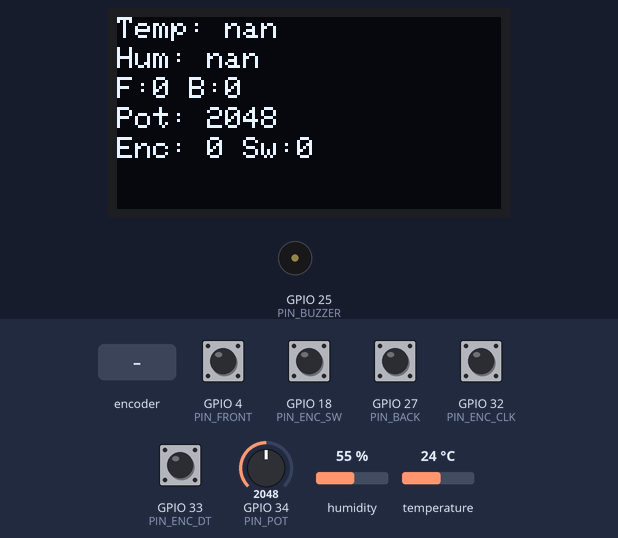
This program was run on a simulated ESP32. Parts: 128×64 one-colour display, buzzer (waves = sounding). The test bench sets the inputs (shaded band); at power-on: GPIO 4 (PIN_FRONT), GPIO 18 (PIN_ENC_SW), GPIO 27 (PIN_BACK), GPIO 32 (PIN_ENC_CLK), GPIO 33 (PIN_ENC_DT) HIGH, humidity 55 %, GPIO 34 (PIN_POT) = 2048, temperature 24 °C. What the program prints to the serial monitor is not drawn.

Above: at 1.2 s.
1.3 s: rotary encoder on GPIO 32 (PIN_ENC_CLK) / GPIO 33 (PIN_ENC_DT) turned 3 steps (first pin leading)
At 3.1 s:
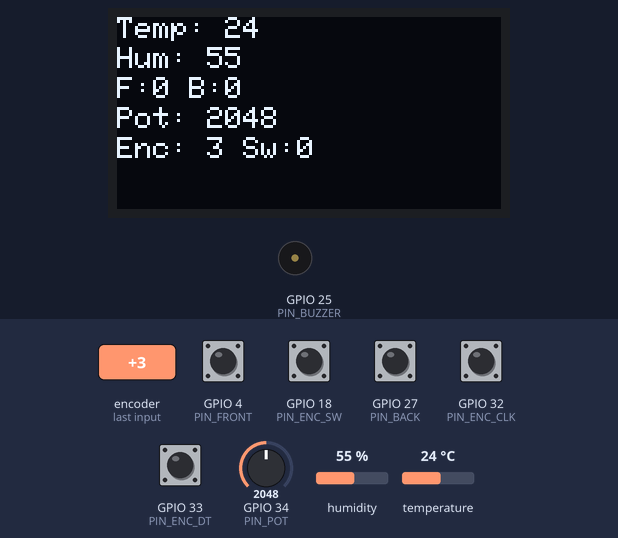
3.5 s: GPIO 18 (PIN_ENC_SW) pulled LOW for 0.15 s
At 3.7 s:
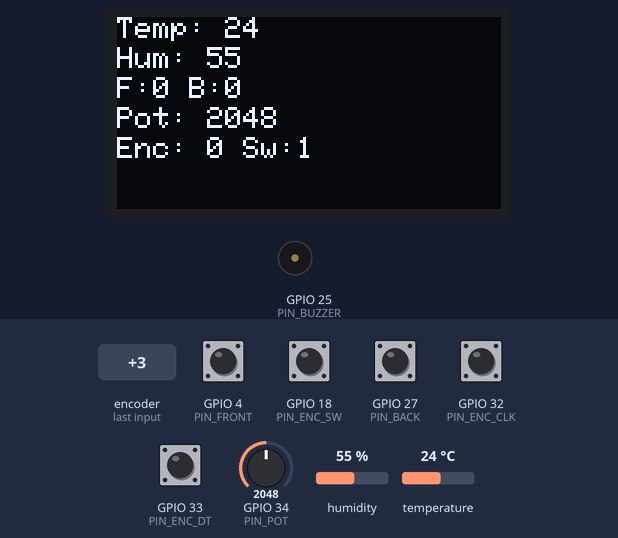
5.1 s: humidity set to 22 %
At 6.6 s:
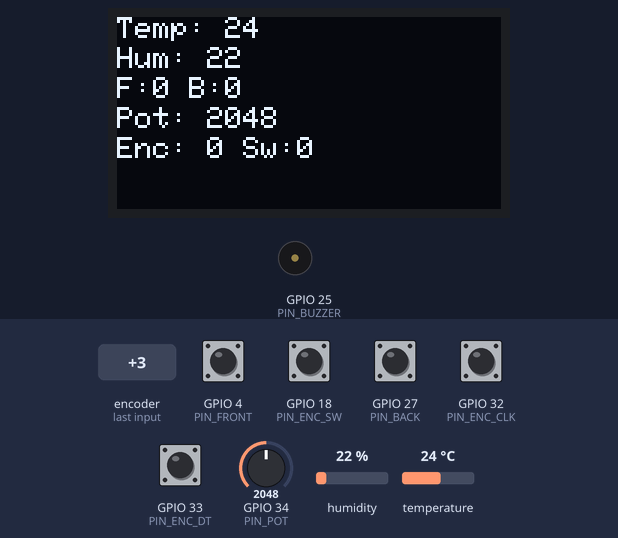
7.5 s: GPIO 34 (PIN_POT) set to 1960
At 7.9 s:
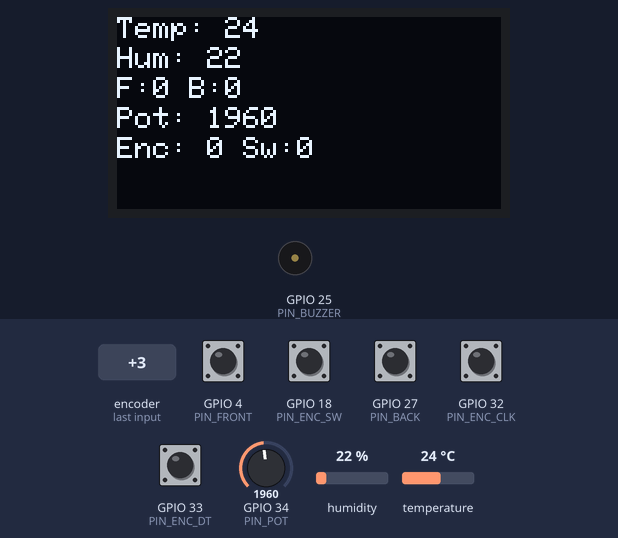
9.0 s: GPIO 4 (PIN_FRONT) pulled LOW for 0.15 s
At 9.22 s:
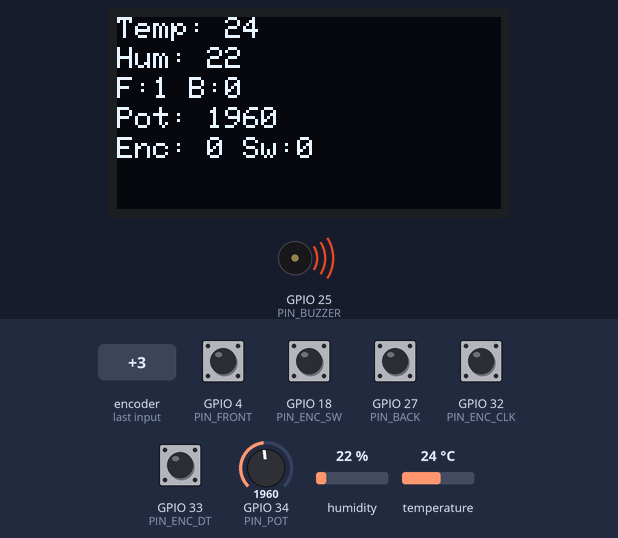
10.6 s: GPIO 27 (PIN_BACK) pulled LOW for 0.15 s
At 11.9 s:
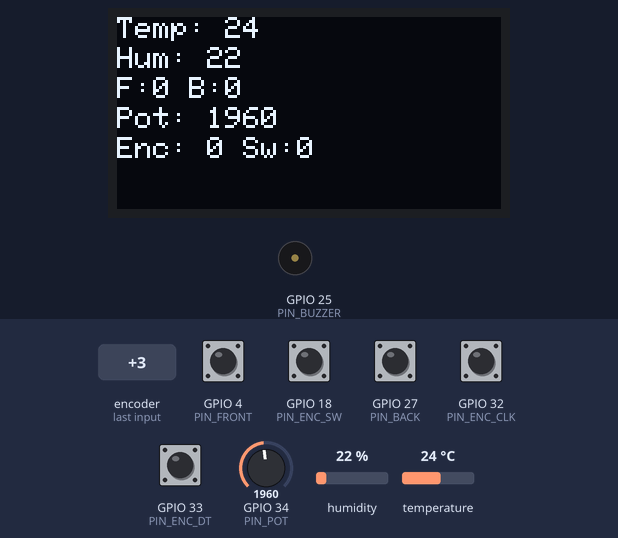
Timing chart, 0 to 13.3 s (numbered marks = the images above; inputs shaded):
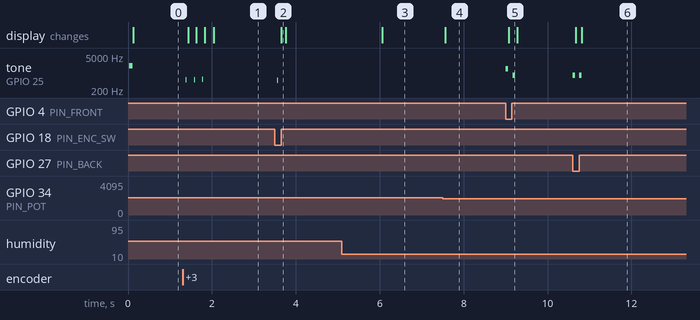

Measured:
- after the input at 1.3 s, tone on GPIO 25 (PIN_BUZZER): plays 520 Hz for 0.01 s, 540 Hz for 0.01 s, 560 Hz for 0.01 s, starting after 0.08 s; the display: first changes after 0.13 s (image 1 shows a later state)
- after the input at 3.5 s, tone on GPIO 25 (PIN_BUZZER): silent → 500 Hz after 0.06 s, → silent 0.01 s later; the display: changes after 0.15 s (image 2)
- after the input at 5.1 s, the display: changes after 0.96 s (image 3)
- after the input at 7.5 s, the display: changes after 0.07 s (image 4)
- after the input at 9.0 s, tone on GPIO 25 (PIN_BUZZER): silent → 1500 Hz at once, → silent 0.06 s later, → 800 Hz 0.11 s later, → silent 0.06 s later; the display: changes after 0.07 s (image 5)
- after the input at 10.6 s, tone on GPIO 25 (PIN_BUZZER): alternates 800 Hz for 0.06 s and silent for 0.09 s, 4 changes in all, then stays silent, starting at once; the display: first changes after 0.08 s (image 6 shows a later state)

The program:

main.cpp
```cpp
#include <Arduino.h>
#include <Wire.h>
#include <Adafruit_GFX.h>
#include <Adafruit_SSD1306.h>
#include <DHT.h>

// ---------- Pins ----------
#define PIN_SDA     21
#define PIN_SCL     22
#define PIN_FRONT   4
#define PIN_BACK    27
#define PIN_DHT     19
#define PIN_POT     34   // ADC1, analog only
#define PIN_ENC_CLK 32   // encoder A
#define PIN_ENC_DT  33   // encoder B
#define PIN_ENC_SW  18   // encoder push button
#define PIN_BUZZER  25

// ---------- Buzzer ----------
// 1 = passive buzzer (we generate the tone, pitch can change)
// 0 = active buzzer (fixed built-in tone, on/off only)
#define BUZZER_PASSIVE 1

unsigned long buzzerOffAt = 0;

void beep(unsigned int freq, unsigned int ms) {
#if BUZZER_PASSIVE
  tone(PIN_BUZZER, freq, ms);
#else
  digitalWrite(PIN_BUZZER, HIGH);
  buzzerOffAt = millis() + ms;
#endif
}

// ---------- Encoder behaviour ----------
#define ENC_STEPS_PER_DETENT 4   // 4 for most encoders (KY-040); use 2 or 1 if it skips
#define ENC_DIR              1   // set to -1 to reverse direction
#define ENC_MIN              0   // lowest value (clamped)
#define ENC_MAX              100 // highest value (clamped)
#define ENC_RESET_VALUE      0   // value set when the knob is pressed

volatile int32_t encRaw = 0;
volatile uint8_t encState = 0;

// Quadrature state table: index = (previous AB << 2) | current AB
static const int8_t ENC_TABLE[16] = {
   0, -1,  1,  0,
   1,  0,  0, -1,
  -1,  0,  0,  1,
   0,  1, -1,  0
};

void IRAM_ATTR encISR() {
  encState = ((encState << 2) |
              (digitalRead(PIN_ENC_CLK) << 1) |
               digitalRead(PIN_ENC_DT)) & 0x0F;
  encRaw += ENC_DIR * ENC_TABLE[encState];
}

// Encoder push button (debounced, active-low)
bool encBtnStable = false;
bool encBtnLast = false;
unsigned long encBtnChange = 0;

// ---------- Display ----------
Adafruit_SSD1306 display(128, 64, &Wire, -1);
bool oledOk = false;

// ---------- DHT11 ----------
DHT dht(PIN_DHT, DHT11);
float temperature = NAN;
float humidity = NAN;
unsigned long lastDhtRead = 0;

void setup() {
  Serial.begin(115200);

  pinMode(PIN_FRONT, INPUT_PULLUP);
  pinMode(PIN_BACK, INPUT_PULLUP);

  pinMode(PIN_ENC_CLK, INPUT_PULLUP);
  pinMode(PIN_ENC_DT, INPUT_PULLUP);
  pinMode(PIN_ENC_SW, INPUT_PULLUP);

  pinMode(PIN_BUZZER, OUTPUT);
  digitalWrite(PIN_BUZZER, LOW);

  // Seed the decoder with the current pin state, then listen for changes
  encState = (digitalRead(PIN_ENC_CLK) << 1) | digitalRead(PIN_ENC_DT);
  attachInterrupt(digitalPinToInterrupt(PIN_ENC_CLK), encISR, CHANGE);
  attachInterrupt(digitalPinToInterrupt(PIN_ENC_DT), encISR, CHANGE);

  Wire.begin(PIN_SDA, PIN_SCL);
  dht.begin();

  oledOk = display.begin(SSD1306_SWITCHCAPVCC, 0x3C);
  if (!oledOk) Serial.println("OLED not found at 0x3C");

  beep(2000, 80);  // startup chirp
}

void loop() {
  // Read DHT11 every 2 seconds, keep last good values
  if (millis() - lastDhtRead >= 2000) {
    lastDhtRead = millis();
    float t = dht.readTemperature();
    float h = dht.readHumidity();
    if (!isnan(t) && !isnan(h)) {
      temperature = t;
      humidity = h;
    }
  }

  // Switch (pressed/flipped = 1)
  int front = digitalRead(PIN_FRONT) == LOW;
  int back  = digitalRead(PIN_BACK) == LOW;

  int pot = analogRead(PIN_POT);

  // Encoder push button: debounce, press resets the value
  bool r = (digitalRead(PIN_ENC_SW) == LOW);
  if (r != encBtnLast) {
    encBtnLast = r;
    encBtnChange = millis();
  }
  if (millis() - encBtnChange >= 30 && r != encBtnStable) {
    encBtnStable = r;
    if (encBtnStable) {
      noInterrupts();
      encRaw = ENC_RESET_VALUE * ENC_STEPS_PER_DETENT;
      interrupts();
      beep(1000, 120);  // knob pressed
    }
  }

  // Encoder value: clamp, then convert steps to detents
  noInterrupts();
  if (encRaw > ENC_MAX * ENC_STEPS_PER_DETENT) encRaw = ENC_MAX * ENC_STEPS_PER_DETENT;
  if (encRaw < ENC_MIN * ENC_STEPS_PER_DETENT) encRaw = ENC_MIN * ENC_STEPS_PER_DETENT;
  int32_t raw = encRaw;
  interrupts();
  int enc = raw / ENC_STEPS_PER_DETENT;

  // Beeps on changes
  static int lastEnc = 0, lastFront = 0, lastBack = 0;
  if (enc != lastEnc) {
    lastEnc = enc;
    beep(map(enc, ENC_MIN, ENC_MAX, 500, 2500), 15);  // pitch follows the value
  }
  if (front != lastFront || back != lastBack) {
    lastFront = front;
    lastBack = back;
    beep(front ? 1500 : 800, 60);  // switch flipped
  }

#if !BUZZER_PASSIVE
  if (buzzerOffAt && millis() >= buzzerOffAt) {
    digitalWrite(PIN_BUZZER, LOW);
    buzzerOffAt = 0;
  }
#endif

  // Serial
  static unsigned long lastPrint = 0;
  if (millis() - lastPrint >= 1000) {
    lastPrint = millis();
    Serial.printf("%.1f %.1f %d %d %d %d %d\n",
                  temperature, humidity, front, back, pot, enc, encBtnStable);
  }

  // OLED: raw values only, refreshed every 100 ms
  static unsigned long lastDraw = 0;
  if (oledOk && millis() - lastDraw >= 100) {
    lastDraw = millis();
    display.clearDisplay();
    display.setTextColor(SSD1306_WHITE);
    display.setTextSize(1);

    display.setCursor(0, 0);
    display.printf("Temp: %.0f", temperature);
    display.setCursor(0, 10);
    display.printf("Hum: %.0f", humidity);
    display.setCursor(0, 20);
    display.printf("F:%d B:%d", front, back);
    display.setCursor(0, 30);
    display.printf("Pot: %d", pot);
    display.setCursor(0, 40);
    display.printf("Enc: %d Sw:%d", enc, encBtnStable);

    display.display();
  }

  delay(1);
}
```
